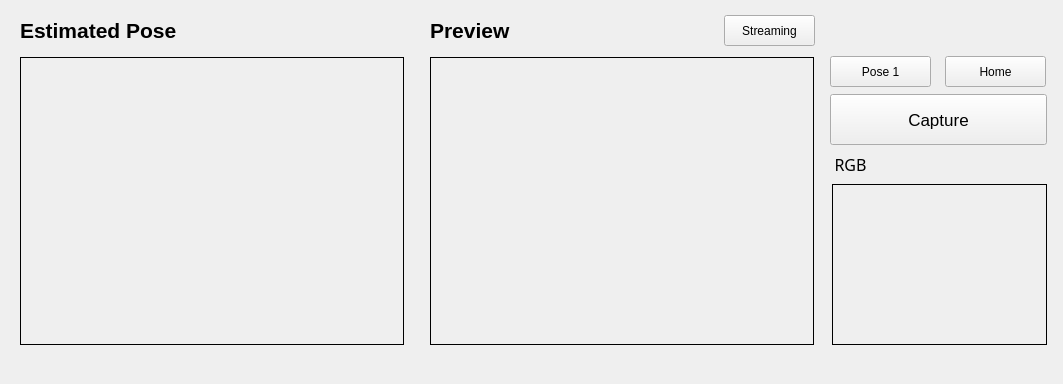
<?xml version="1.0" encoding="UTF-8"?>
<ui version="4.0">
 <class>Form</class>
 <widget class="QWidget" name="Form">
  <property name="geometry">
   <rect>
    <x>0</x>
    <y>0</y>
    <width>1063</width>
    <height>384</height>
   </rect>
  </property>
  <property name="windowTitle">
   <string>Form</string>
  </property>
  <widget class="QLabel" name="Label_Streaming">
   <property name="geometry">
    <rect>
     <x>20</x>
     <y>10</y>
     <width>181</width>
     <height>41</height>
    </rect>
   </property>
   <property name="font">
    <font>
     <pointsize>16</pointsize>
     <weight>75</weight>
     <italic>false</italic>
     <bold>true</bold>
    </font>
   </property>
   <property name="text">
    <string>Estimated Pose</string>
   </property>
  </widget>
  <widget class="QLabel" name="Video_Streaming_2">
   <property name="geometry">
    <rect>
     <x>20</x>
     <y>57</y>
     <width>384</width>
     <height>288</height>
    </rect>
   </property>
   <property name="frameShape">
    <enum>QFrame::Box</enum>
   </property>
   <property name="text">
    <string/>
   </property>
  </widget>
  <widget class="QPushButton" name="Streaming_Start_Btn">
   <property name="geometry">
    <rect>
     <x>724</x>
     <y>15</y>
     <width>91</width>
     <height>31</height>
    </rect>
   </property>
   <property name="text">
    <string>Streaming</string>
   </property>
  </widget>
  <widget class="QPushButton" name="Pose1_Btn">
   <property name="geometry">
    <rect>
     <x>830</x>
     <y>56</y>
     <width>101</width>
     <height>31</height>
    </rect>
   </property>
   <property name="text">
    <string>Pose 1</string>
   </property>
  </widget>
  <widget class="QPushButton" name="Home_Btn">
   <property name="geometry">
    <rect>
     <x>945</x>
     <y>56</y>
     <width>101</width>
     <height>31</height>
    </rect>
   </property>
   <property name="text">
    <string>Home</string>
   </property>
  </widget>
  <widget class="QPushButton" name="Grasp_Btn">
   <property name="geometry">
    <rect>
     <x>830</x>
     <y>94</y>
     <width>217</width>
     <height>51</height>
    </rect>
   </property>
   <property name="font">
    <font>
     <pointsize>13</pointsize>
    </font>
   </property>
   <property name="text">
    <string>Capture</string>
   </property>
  </widget>
  <widget class="QLabel" name="Video_Streaming_Result">
   <property name="geometry">
    <rect>
     <x>430</x>
     <y>57</y>
     <width>384</width>
     <height>288</height>
    </rect>
   </property>
   <property name="font">
    <font>
     <family>KacstBook</family>
     <pointsize>23</pointsize>
     <weight>50</weight>
     <italic>false</italic>
     <bold>false</bold>
     <underline>false</underline>
     <strikeout>false</strikeout>
     <stylestrategy>PreferDefault</stylestrategy>
     <kerning>true</kerning>
    </font>
   </property>
   <property name="layoutDirection">
    <enum>Qt::LeftToRight</enum>
   </property>
   <property name="frameShape">
    <enum>QFrame::Box</enum>
   </property>
   <property name="text">
    <string/>
   </property>
   <property name="textFormat">
    <enum>Qt::AutoText</enum>
   </property>
   <property name="scaledContents">
    <bool>false</bool>
   </property>
   <property name="alignment">
    <set>Qt::AlignCenter</set>
   </property>
   <property name="wordWrap">
    <bool>false</bool>
   </property>
  </widget>
  <widget class="QLabel" name="Label_Streaming_2">
   <property name="geometry">
    <rect>
     <x>430</x>
     <y>10</y>
     <width>181</width>
     <height>41</height>
    </rect>
   </property>
   <property name="font">
    <font>
     <pointsize>16</pointsize>
     <weight>75</weight>
     <italic>false</italic>
     <bold>true</bold>
    </font>
   </property>
   <property name="text">
    <string>Preview</string>
   </property>
  </widget>
  <widget class="QLabel" name="Video_Streaming">
   <property name="geometry">
    <rect>
     <x>832</x>
     <y>184</y>
     <width>215</width>
     <height>161</height>
    </rect>
   </property>
   <property name="font">
    <font>
     <family>KacstBook</family>
     <pointsize>23</pointsize>
     <weight>50</weight>
     <italic>false</italic>
     <bold>false</bold>
     <underline>false</underline>
     <strikeout>false</strikeout>
     <stylestrategy>PreferDefault</stylestrategy>
     <kerning>true</kerning>
    </font>
   </property>
   <property name="layoutDirection">
    <enum>Qt::LeftToRight</enum>
   </property>
   <property name="frameShape">
    <enum>QFrame::Box</enum>
   </property>
   <property name="text">
    <string/>
   </property>
   <property name="textFormat">
    <enum>Qt::AutoText</enum>
   </property>
   <property name="scaledContents">
    <bool>false</bool>
   </property>
   <property name="alignment">
    <set>Qt::AlignCenter</set>
   </property>
   <property name="wordWrap">
    <bool>false</bool>
   </property>
  </widget>
  <widget class="QLabel" name="Label_Streaming_4">
   <property name="geometry">
    <rect>
     <x>820</x>
     <y>154</y>
     <width>61</width>
     <height>21</height>
    </rect>
   </property>
   <property name="font">
    <font>
     <family>Sans Serif</family>
     <pointsize>12</pointsize>
     <weight>50</weight>
     <italic>false</italic>
     <bold>false</bold>
    </font>
   </property>
   <property name="text">
    <string>RGB</string>
   </property>
   <property name="alignment">
    <set>Qt::AlignCenter</set>
   </property>
  </widget>
 </widget>
 <resources/>
 <connections/>
</ui>
